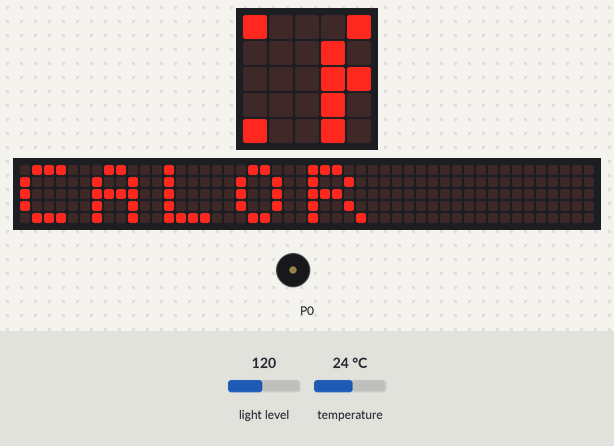
A program run on a simulated BBC micro:bit (MakeCode). Parts: the board's 5×5 LED display, a strip that is not on the board, showing the scrolling text unrolled, buzzer (waves = sounding). Inputs (shaded band) come from the test bench; at power-on: light level 120, temperature 24 °C. The 48×5 strip is a reading aid, not a part: it shows the text the display is scrolling, unrolled, one strip-width of it at a time.

Above: at 1.27 s.
1.3 s: light level set to 198
2.8 s: light level set to 205
At 3.23 s:
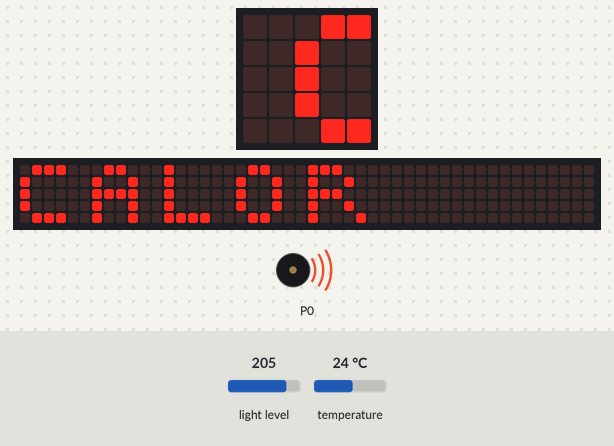
4.6 s: temperature set to 12 °C
At 6.25 s:
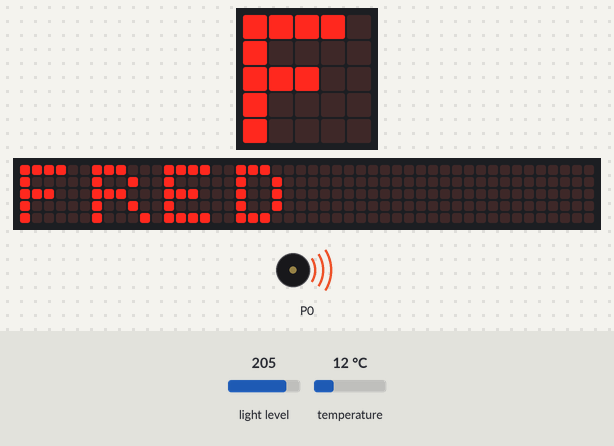
7.2 s: temperature set to 28 °C
At 10.01 s:
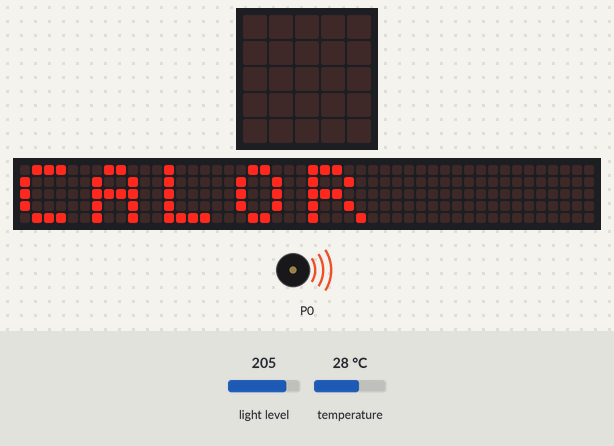
11.4 s: temperature set to 19 °C
At 15.43 s:
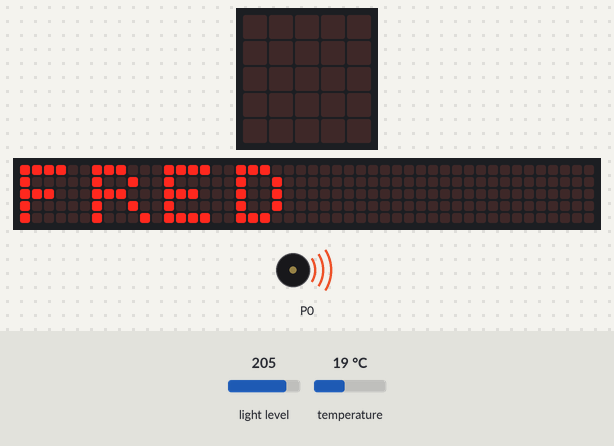
Timing chart, 0 to 23.8 s (numbered marks = the images above; inputs shaded):
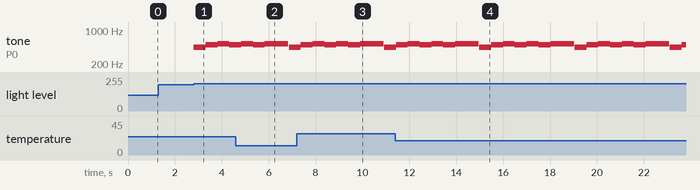

Measured:
- the behaviour switches between 200 and 201 on light level (found by bisection; images 0 and 1)
- after the input at 2.8 s, tone on P0: silent → 440 Hz at once, → 494 Hz 0.51 s later, → 523 Hz 0.51 s later, → 494 Hz 0.51 s later
- after the input at 4.6 s, the display: first differs from a run without the input after 0.82 s (image 2 shows a later state)
- after the input at 7.2 s, the display: first differs from a run without the input after 2.7 s (image 3)
- after the input at 11.4 s, the display: first differs from a run without the input after 4.0 s (image 4)

The program:

main.ts
```typescript
basic.forever(function () {
    if (input.temperature() > 22) {
        basic.showString("CALOR")
    } else {
        basic.showString("FRED")
    }
})
basic.forever(function () {
    if (input.lightLevel() > 200) {
        music.play(music.stringPlayable("A B C5 B C5 B C5 C5 ", 120), music.PlaybackMode.UntilDone)
        if (input.lightLevel() < 50) {
            music.play(music.stringPlayable("E F E F F E F F ", 120), music.PlaybackMode.UntilDone)
        } else {

        }
    }
})
```

test.ts
```typescript
// aquí va el archivo "tests"; esto no se compilará cuando este paquete se utilice como una extensión.
```
